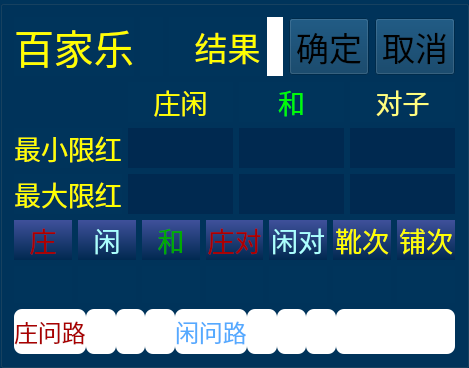
       <widget class="QGroupBox" name="groupBox_2">
        <property name="maximumSize">
         <size>
          <width>16777215</width>
          <height>319</height>
         </size>
        </property>
        <property name="styleSheet">
         <string notr="true">background-color: rgb(0, 52, 91);</string>
        </property>
        <property name="title">
         <string/>
        </property>
        <layout class="QVBoxLayout" name="verticalLayout_2" stretch="2,6,4,1">
         <item>
          <layout class="QGridLayout" name="gridLayout">
           <item row="0" column="2">
            <widget class="QLabel" name="label_143">
             <property name="font">
              <font>
               <family>方正粗黑宋简体</family>
               <pointsize>25</pointsize>
              </font>
             </property>
             <property name="styleSheet">
              <string notr="true">color: rgb(255, 255, 0);</string>
             </property>
             <property name="text">
              <string>   结果</string>
             </property>
            </widget>
           </item>
           <item row="0" column="5">
            <widget class="QPushButton" name="pu_cancel">
             <property name="enabled">
              <bool>false</bool>
             </property>
             <property name="font">
              <font>
               <family>方正粗黑宋简体</family>
               <pointsize>25</pointsize>
              </font>
             </property>
             <property name="styleSheet">
              <string notr="true">QPushButton{color: rgb(0, 0, 0);background-image: url(:/button/images/button/pu_yellow.png);}
QPushButton:pressed{border-color:gray;background-image: url(:/button/images/button/pu_yellow_an.png);
}
QPushButton:disabled{border-color:gray;background-image: url(:/button/images/button/pu_yellow_an.png);
}</string>
             </property>
             <property name="text">
              <string>取消</string>
             </property>
             <property name="shortcut">
              <string>Esc</string>
             </property>
            </widget>
           </item>
           <item row="0" column="0">
            <widget class="QLabel" name="label_126">
             <property name="font">
              <font>
               <family>方正粗黑宋简体</family>
               <pointsize>30</pointsize>
              </font>
             </property>
             <property name="styleSheet">
              <string notr="true">color: rgb(255, 255, 0);</string>
             </property>
             <property name="text">
              <string>百家乐</string>
             </property>
            </widget>
           </item>
           <item row="0" column="1">
            <widget class="QLabel" name="label_desk_id">
             <property name="font">
              <font>
               <family>方正粗黑宋简体</family>
               <pointsize>30</pointsize>
              </font>
             </property>
             <property name="styleSheet">
              <string notr="true">color: rgb(255, 255, 0);</string>
             </property>
             <property name="text">
              <string/>
             </property>
            </widget>
           </item>
           <item row="0" column="4">
            <widget class="QPushButton" name="pu_enter">
             <property name="enabled">
              <bool>false</bool>
             </property>
             <property name="font">
              <font>
               <family>方正粗黑宋简体</family>
               <pointsize>25</pointsize>
              </font>
             </property>
             <property name="styleSheet">
              <string notr="true">QPushButton{color: rgb(0, 0, 0);background-image: url(:/button/images/button/pu_yellow.png);}
QPushButton:pressed{border-color:gray;background-image: url(:/button/images/button/pu_yellow_an.png);
}
QPushButton:disabled{border-color:gray;background-image: url(:/button/images/button/pu_yellow_an.png);
}</string>
             </property>
             <property name="text">
              <string>确定</string>
             </property>
             <property name="shortcut">
              <string>Enter</string>
             </property>
            </widget>
           </item>
           <item row="0" column="3">
            <widget class="QLabel" name="label_result">
             <property name="font">
              <font>
               <family>方正粗黑宋简体</family>
               <pointsize>20</pointsize>
              </font>
             </property>
             <property name="styleSheet">
              <string notr="true">background-color: rgb(255, 255, 255);</string>
             </property>
             <property name="text">
              <string/>
             </property>
            </widget>
           </item>
          </layout>
         </item>
         <item>
          <layout class="QGridLayout" name="gridLayout_3">
           <item row="1" column="1">
            <widget class="QLabel" name="label_minLimit">
             <property name="font">
              <font>
               <family>方正粗黑宋简体</family>
               <pointsize>20</pointsize>
              </font>
             </property>
             <property name="styleSheet">
              <string notr="true">color: rgb(255, 255, 255);
background-color: rgb(0, 41, 80);</string>
             </property>
             <property name="text">
              <string/>
             </property>
             <property name="alignment">
              <set>Qt::AlignCenter</set>
             </property>
            </widget>
           </item>
           <item row="1" column="0">
            <widget class="QLabel" name="label_123">
             <property name="font">
              <font>
               <family>方正粗黑宋简体</family>
               <pointsize>20</pointsize>
              </font>
             </property>
             <property name="styleSheet">
              <string notr="true">color: rgb(255, 255, 0);</string>
             </property>
             <property name="text">
              <string>最小限红</string>
             </property>
             <property name="alignment">
              <set>Qt::AlignCenter</set>
             </property>
            </widget>
           </item>
           <item row="1" column="2">
            <widget class="QLabel" name="label_tieMinLimit">
             <property name="font">
              <font>
               <family>方正粗黑宋简体</family>
               <pointsize>20</pointsize>
              </font>
             </property>
             <property name="styleSheet">
              <string notr="true">background-color: rgb(0, 41, 80);color: rgb(255, 255, 255);</string>
             </property>
             <property name="text">
              <string/>
             </property>
             <property name="alignment">
              <set>Qt::AlignCenter</set>
             </property>
            </widget>
           </item>
           <item row="2" column="3">
            <widget class="QLabel" name="label_pairMaxLimit">
             <property name="font">
              <font>
               <family>方正粗黑宋简体</family>
               <pointsize>20</pointsize>
              </font>
             </property>
             <property name="styleSheet">
              <string notr="true">background-color: rgb(0, 41, 80);color: rgb(255, 255, 255);</string>
             </property>
             <property name="text">
              <string/>
             </property>
             <property name="alignment">
              <set>Qt::AlignCenter</set>
             </property>
            </widget>
           </item>
           <item row="2" column="1">
            <widget class="QLabel" name="label_maxLimit">
             <property name="font">
              <font>
               <family>方正粗黑宋简体</family>
               <pointsize>20</pointsize>
              </font>
             </property>
             <property name="styleSheet">
              <string notr="true">background-color: rgb(0, 41, 80);color: rgb(255, 255, 255);</string>
             </property>
             <property name="text">
              <string/>
             </property>
             <property name="alignment">
              <set>Qt::AlignCenter</set>
             </property>
            </widget>
           </item>
           <item row="2" column="0">
            <widget class="QLabel" name="label_127">
             <property name="font">
              <font>
               <family>方正粗黑宋简体</family>
               <pointsize>20</pointsize>
              </font>
             </property>
             <property name="styleSheet">
              <string notr="true">color: rgb(255, 255, 0);</string>
             </property>
             <property name="text">
              <string>最大限红</string>
             </property>
             <property name="alignment">
              <set>Qt::AlignCenter</set>
             </property>
            </widget>
           </item>
           <item row="0" column="1">
            <widget class="QLabel" name="label_122">
             <property name="font">
              <font>
               <family>方正粗黑宋简体</family>
               <pointsize>20</pointsize>
              </font>
             </property>
             <property name="styleSheet">
              <string notr="true">color: rgb(255, 255, 0);</string>
             </property>
             <property name="text">
              <string>庄闲</string>
             </property>
             <property name="alignment">
              <set>Qt::AlignCenter</set>
             </property>
            </widget>
           </item>
           <item row="2" column="2">
            <widget class="QLabel" name="label_tieMaxLimit">
             <property name="font">
              <font>
               <family>方正粗黑宋简体</family>
               <pointsize>20</pointsize>
              </font>
             </property>
             <property name="styleSheet">
              <string notr="true">background-color: rgb(0, 41, 80);color: rgb(255, 255, 255);</string>
             </property>
             <property name="text">
              <string/>
             </property>
             <property name="alignment">
              <set>Qt::AlignCenter</set>
             </property>
            </widget>
           </item>
           <item row="0" column="2">
            <widget class="QLabel" name="label_128">
             <property name="font">
              <font>
               <family>方正粗黑宋简体</family>
               <pointsize>20</pointsize>
              </font>
             </property>
             <property name="styleSheet">
              <string notr="true">color: rgb(0, 255, 0);</string>
             </property>
             <property name="text">
              <string>和</string>
             </property>
             <property name="alignment">
              <set>Qt::AlignCenter</set>
             </property>
            </widget>
           </item>
           <item row="1" column="3">
            <widget class="QLabel" name="label_pairMinLimit">
             <property name="font">
              <font>
               <family>方正粗黑宋简体</family>
               <pointsize>20</pointsize>
              </font>
             </property>
             <property name="styleSheet">
              <string notr="true">background-color: rgb(0, 41, 80);color: rgb(255, 255, 255);</string>
             </property>
             <property name="text">
              <string/>
             </property>
             <property name="alignment">
              <set>Qt::AlignCenter</set>
             </property>
            </widget>
           </item>
           <item row="0" column="3">
            <widget class="QLabel" name="label_129">
             <property name="font">
              <font>
               <family>方正粗黑宋简体</family>
               <pointsize>20</pointsize>
              </font>
             </property>
             <property name="styleSheet">
              <string notr="true">color: rgb(255, 255, 127);</string>
             </property>
             <property name="text">
              <string>对子</string>
             </property>
             <property name="alignment">
              <set>Qt::AlignCenter</set>
             </property>
            </widget>
           </item>
          </layout>
         </item>
         <item>
          <layout class="QGridLayout" name="gridLayout_6">
           <item row="0" column="6">
            <widget class="QLabel" name="label_140">
             <property name="font">
              <font>
               <family>方正粗黑宋简体</family>
               <pointsize>20</pointsize>
              </font>
             </property>
             <property name="styleSheet">
              <string notr="true">background-color: qlineargradient(spread:pad, x1:0, y1:1, x2:0, y2:0, stop:0 rgba(0, 41, 80, 255), stop:1 rgba(63, 80, 155, 255));color: rgb(255, 255, 0);</string>
             </property>
             <property name="text">
              <string>铺次</string>
             </property>
             <property name="alignment">
              <set>Qt::AlignCenter</set>
             </property>
            </widget>
           </item>
           <item row="1" column="3">
            <widget class="QLabel" name="label_result_zhuangDui">
             <property name="font">
              <font>
               <family>方正粗黑宋简体</family>
               <pointsize>20</pointsize>
              </font>
             </property>
             <property name="styleSheet">
              <string notr="true">color: rgb(255, 255, 255);</string>
             </property>
             <property name="text">
              <string/>
             </property>
             <property name="alignment">
              <set>Qt::AlignCenter</set>
             </property>
            </widget>
           </item>
           <item row="0" column="3">
            <widget class="QLabel" name="label_137">
             <property name="font">
              <font>
               <family>方正粗黑宋简体</family>
               <pointsize>20</pointsize>
              </font>
             </property>
             <property name="styleSheet">
              <string notr="true">background-color: qlineargradient(spread:pad, x1:0, y1:1, x2:0, y2:0, stop:0 rgba(0, 41, 80, 255), stop:1 rgba(63, 80, 155, 255));color: rgb(170, 0, 0);</string>
             </property>
             <property name="text">
              <string>庄对</string>
             </property>
             <property name="alignment">
              <set>Qt::AlignCenter</set>
             </property>
            </widget>
           </item>
           <item row="1" column="1">
            <widget class="QLabel" name="label_result_xian">
             <property name="font">
              <font>
               <family>方正粗黑宋简体</family>
               <pointsize>20</pointsize>
              </font>
             </property>
             <property name="styleSheet">
              <string notr="true">color: rgb(255, 255, 255);</string>
             </property>
             <property name="text">
              <string/>
             </property>
             <property name="alignment">
              <set>Qt::AlignCenter</set>
             </property>
            </widget>
           </item>
           <item row="1" column="4">
            <widget class="QLabel" name="label_result_xianDui">
             <property name="font">
              <font>
               <family>方正粗黑宋简体</family>
               <pointsize>20</pointsize>
              </font>
             </property>
             <property name="styleSheet">
              <string notr="true">color: rgb(255, 255, 255);</string>
             </property>
             <property name="text">
              <string/>
             </property>
             <property name="alignment">
              <set>Qt::AlignCenter</set>
             </property>
            </widget>
           </item>
           <item row="1" column="2">
            <widget class="QLabel" name="label_result_same">
             <property name="font">
              <font>
               <family>方正粗黑宋简体</family>
               <pointsize>20</pointsize>
              </font>
             </property>
             <property name="styleSheet">
              <string notr="true">color: rgb(255, 255, 255);</string>
             </property>
             <property name="text">
              <string/>
             </property>
             <property name="alignment">
              <set>Qt::AlignCenter</set>
             </property>
            </widget>
           </item>
           <item row="0" column="5">
            <widget class="QLabel" name="label_139">
             <property name="font">
              <font>
               <family>方正粗黑宋简体</family>
               <pointsize>20</pointsize>
              </font>
             </property>
             <property name="styleSheet">
              <string notr="true">background-color: qlineargradient(spread:pad, x1:0, y1:1, x2:0, y2:0, stop:0 rgba(0, 41, 80, 255), stop:1 rgba(63, 80, 155, 255));color: rgb(255, 255, 0);</string>
             </property>
             <property name="text">
              <string>靴次</string>
             </property>
             <property name="alignment">
              <set>Qt::AlignCenter</set>
             </property>
            </widget>
           </item>
           <item row="0" column="2">
            <widget class="QLabel" name="label_136">
             <property name="font">
              <font>
               <family>方正粗黑宋简体</family>
               <pointsize>20</pointsize>
              </font>
             </property>
             <property name="styleSheet">
              <string notr="true">background-color: qlineargradient(spread:pad, x1:0, y1:1, x2:0, y2:0, stop:0 rgba(0, 41, 80, 255), stop:1 rgba(63, 80, 155, 255));color: rgb(0, 170, 0);</string>
             </property>
             <property name="text">
              <string>和</string>
             </property>
             <property name="alignment">
              <set>Qt::AlignCenter</set>
             </property>
            </widget>
           </item>
           <item row="1" column="6">
            <widget class="QLabel" name="label_times_pu">
             <property name="font">
              <font>
               <family>方正粗黑宋简体</family>
               <pointsize>20</pointsize>
              </font>
             </property>
             <property name="styleSheet">
              <string notr="true">color: rgb(255, 255, 255);</string>
             </property>
             <property name="text">
              <string/>
             </property>
             <property name="alignment">
              <set>Qt::AlignCenter</set>
             </property>
            </widget>
           </item>
           <item row="1" column="5">
            <widget class="QLabel" name="label_times_xue">
             <property name="font">
              <font>
               <family>方正粗黑宋简体</family>
               <pointsize>20</pointsize>
              </font>
             </property>
             <property name="styleSheet">
              <string notr="true">color: rgb(255, 255, 255);</string>
             </property>
             <property name="text">
              <string/>
             </property>
             <property name="alignment">
              <set>Qt::AlignCenter</set>
             </property>
            </widget>
           </item>
           <item row="0" column="0">
            <widget class="QLabel" name="label_134">
             <property name="font">
              <font>
               <family>方正粗黑宋简体</family>
               <pointsize>20</pointsize>
              </font>
             </property>
             <property name="styleSheet">
              <string notr="true">color: rgb(170, 0, 0);
background-color: qlineargradient(spread:pad, x1:0, y1:1, x2:0, y2:0, stop:0 rgba(0, 41, 80, 255), stop:1 rgba(63, 80, 155, 255));</string>
             </property>
             <property name="text">
              <string>庄</string>
             </property>
             <property name="alignment">
              <set>Qt::AlignCenter</set>
             </property>
            </widget>
           </item>
           <item row="0" column="4">
            <widget class="QLabel" name="label_138">
             <property name="font">
              <font>
               <family>方正粗黑宋简体</family>
               <pointsize>20</pointsize>
              </font>
             </property>
             <property name="styleSheet">
              <string notr="true">background-color: qlineargradient(spread:pad, x1:0, y1:1, x2:0, y2:0, stop:0 rgba(0, 41, 80, 255), stop:1 rgba(63, 80, 155, 255));color: rgb(170, 255, 255);</string>
             </property>
             <property name="text">
              <string>闲对</string>
             </property>
             <property name="alignment">
              <set>Qt::AlignCenter</set>
             </property>
            </widget>
           </item>
           <item row="1" column="0">
            <widget class="QLabel" name="label_result_zhuang">
             <property name="font">
              <font>
               <family>方正粗黑宋简体</family>
               <pointsize>20</pointsize>
              </font>
             </property>
             <property name="styleSheet">
              <string notr="true">color: rgb(255, 255, 255);</string>
             </property>
             <property name="text">
              <string/>
             </property>
             <property name="alignment">
              <set>Qt::AlignCenter</set>
             </property>
            </widget>
           </item>
           <item row="0" column="1">
            <widget class="QLabel" name="label_135">
             <property name="font">
              <font>
               <family>方正粗黑宋简体</family>
               <pointsize>20</pointsize>
              </font>
             </property>
             <property name="styleSheet">
              <string notr="true">background-color: qlineargradient(spread:pad, x1:0, y1:1, x2:0, y2:0, stop:0 rgba(0, 41, 80, 255), stop:1 rgba(63, 80, 155, 255));color: rgb(170, 255, 255);</string>
             </property>
             <property name="text">
              <string>闲</string>
             </property>
             <property name="alignment">
              <set>Qt::AlignCenter</set>
             </property>
            </widget>
           </item>
          </layout>
         </item>
         <item>
          <layout class="QHBoxLayout" name="horizontalLayout_2" stretch="1,1,1,1,1,1,1,1,4">
           <property name="spacing">
            <number>0</number>
           </property>
           <item>
            <widget class="QLabel" name="label">
             <property name="maximumSize">
              <size>
               <width>100</width>
               <height>16777215</height>
              </size>
             </property>
             <property name="font">
              <font>
               <family>方正粗黑宋简体</family>
               <pointsize>18</pointsize>
              </font>
             </property>
             <property name="styleSheet">
              <string notr="true">border-radius: 8px;
background-color: rgb(255, 255, 255);
color: rgb(170, 0, 0);</string>
             </property>
             <property name="text">
              <string>庄问路</string>
             </property>
            </widget>
           </item>
           <item>
            <widget class="QLabel" name="label_zwl_one">
             <property name="maximumSize">
              <size>
               <width>50</width>
               <height>16777215</height>
              </size>
             </property>
             <property name="styleSheet">
              <string notr="true">border-radius: 8px;
background-color: rgb(255, 255, 255);</string>
             </property>
             <property name="text">
              <string/>
             </property>
            </widget>
           </item>
           <item>
            <widget class="QLabel" name="label_zwl_two">
             <property name="maximumSize">
              <size>
               <width>50</width>
               <height>16777215</height>
              </size>
             </property>
             <property name="styleSheet">
              <string notr="true">border-radius: 8px;
background-color: rgb(255, 255, 255);</string>
             </property>
             <property name="text">
              <string/>
             </property>
            </widget>
           </item>
           <item>
            <widget class="QLabel" name="label_zwl_three">
             <property name="maximumSize">
              <size>
               <width>50</width>
               <height>16777215</height>
              </size>
             </property>
             <property name="styleSheet">
              <string notr="true">border-radius: 8px;
background-color: rgb(255, 255, 255);</string>
             </property>
             <property name="text">
              <string/>
             </property>
            </widget>
           </item>
           <item>
            <widget class="QLabel" name="label_2">
             <property name="maximumSize">
              <size>
               <width>100</width>
               <height>16777215</height>
              </size>
             </property>
             <property name="font">
              <font>
               <family>方正粗黑宋简体</family>
               <pointsize>18</pointsize>
              </font>
             </property>
             <property name="styleSheet">
              <string notr="true">border-radius: 8px;
color: rgb(85, 170, 255);
background-color: rgb(255, 255, 255);
</string>
             </property>
             <property name="text">
              <string>闲问路</string>
             </property>
            </widget>
           </item>
           <item>
            <widget class="QLabel" name="label_xwl_one">
             <property name="maximumSize">
              <size>
               <width>50</width>
               <height>16777215</height>
              </size>
             </property>
             <property name="styleSheet">
              <string notr="true">border-radius: 8px;
background-color: rgb(255, 255, 255);</string>
             </property>
             <property name="text">
              <string/>
             </property>
            </widget>
           </item>
           <item>
            <widget class="QLabel" name="label_xwl_two">
             <property name="maximumSize">
              <size>
               <width>50</width>
               <height>16777215</height>
              </size>
             </property>
             <property name="styleSheet">
              <string notr="true">border-radius: 8px;
background-color: rgb(255, 255, 255);</string>
             </property>
             <property name="text">
              <string/>
             </property>
            </widget>
           </item>
           <item>
            <widget class="QLabel" name="label_xwl_three">
             <property name="maximumSize">
              <size>
               <width>50</width>
               <height>16777215</height>
              </size>
             </property>
             <property name="styleSheet">
              <string notr="true">border-radius: 8px;
background-color: rgb(255, 255, 255);</string>
             </property>
             <property name="text">
              <string/>
             </property>
            </widget>
           </item>
           <item>
            <widget class="QLabel" name="label_up_pave">
             <property name="font">
              <font>
               <family>方正粗黑宋简体</family>
               <pointsize>25</pointsize>
              </font>
             </property>
             <property name="styleSheet">
              <string notr="true">background-color: rgb(255, 255, 255);
border-radius: 8px;</string>
             </property>
             <property name="text">
              <string/>
             </property>
            </widget>
           </item>
          </layout>
         </item>
        </layout>
       </widget>
